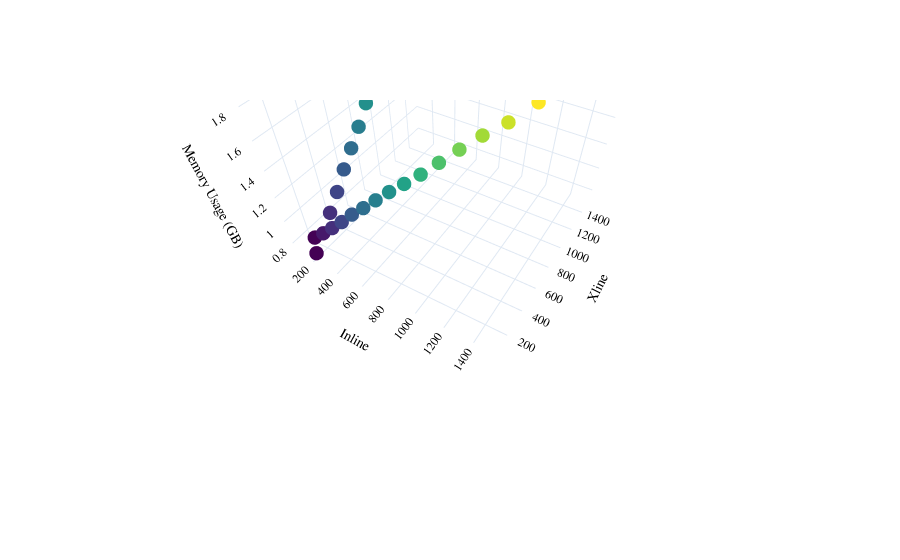

The code cell stored with this chart in its notebook:
### Markdown cell above
Now, we can create the graph

### Code cell
import plotly.graph_objects as go

# Prepare experiment for 3D plot
inlines = [int(item[0].split('-')[0]) for item in peaks]
xlines = [int(item[0].split('-')[1]) for item in peaks]
memory_gb = [item[1] / 1048576 for item in peaks]  # Convert memory usage to GB

fig = go.Figure(data=[go.Scatter3d(
    x=inlines,
    y=xlines,
    z=memory_gb,
    mode='markers',
    marker=dict(
        size=5,
        color=memory_gb,
        colorscale='Viridis',
    ),
    line=dict(color='blue'),
)])

fig.update_layout(
    scene=dict(
        xaxis_title='Inline',
        yaxis_title='Xline',
        zaxis_title='Memory Usage (GB)',
        aspectmode='cube',
        camera=dict(
            eye=dict(x=-2.5, y=-1.5, z=2),
            center=dict(x=0, y=0, z=-1)
        ),
    ),
    font=dict(family="Courier New, monospace", size=12, color="Black"),
    template="plotly_white"
)

fig.write_image(f'{OUTPUT_DIR}/memory-usage-3d.pdf', format="pdf", engine="kaleido", width=900, height=700)
fig.show()

### Figure 1 — Plotly figure (JSON) as saved in the notebook; plotly's stock layout.template omitted (floating-point values rounded to 4 significant figures)
{"data": [{"line": {"color": "blue"}, "marker": {"color": [1.786, 1.567, 0.7445, 2.092, 0.7408, 1.162, 1.47, 1.677, 1.681, 2.204, 1.478, 1.052, 1.786, 1.261, 2.204, 1.894, 1.896, 0.945, 1.999, 1.373, 1.166, 0.8419, 2.09, 0.9451, 1.36, 2.001, 1.267, 1.048, 1.577], "colorscale": [[0, "#440154"], [0.1111, "#482878"], [0.2222, "#3e4989"], [0.3333, "#31688e"], [0.4444, "#26828e"], [0.5556, "#1f9e89"], [0.6667, "#35b779"], [0.7778, "#6ece58"], [0.8889, "#b5de2b"], [1, "#fde725"]], "size": 5}, "mode": "markers", "type": "scatter3d", "x": [200, 200, 100, 1400, 200, 200, 200, 1000, 200, 1500, 800, 400, 1100, 200, 200, 1200, 200, 300, 1300, 700, 500, 200, 200, 200, 200, 200, 600, 200, 900], "y": [1100, 900, 200, 200, 100, 500, 800, 200, 1000, 200, 200, 200, 200, 600, 1500, 200, 1200, 200, 200, 200, 200, 200, 1400, 300, 700, 1300, 200, 400, 200], "z": [1.786, 1.567, 0.7445, 2.092, 0.7408, 1.162, 1.47, 1.677, 1.681, 2.204, 1.478, 1.052, 1.786, 1.261, 2.204, 1.894, 1.896, 0.945, 1.999, 1.373, 1.166, 0.8419, 2.09, 0.9451, 1.36, 2.001, 1.267, 1.048, 1.577]}], "layout": {"autosize": true, "font": {"color": "Black", "family": "Courier New, monospace", "size": 12}, "scene": {"aspectmode": "cube", "aspectratio": {"x": 1, "y": 1, "z": 1}, "camera": {"center": {"x": 0, "y": 0, "z": -1}, "eye": {"x": 0.79, "y": -1.328, "z": 1.035}, "projection": {"type": "perspective"}, "up": {"x": 0, "y": 0, "z": 1}}, "xaxis": {"title": {"text": "Inline"}, "type": "linear"}, "yaxis": {"title": {"text": "Xline"}, "type": "linear"}, "zaxis": {"title": {"text": "Memory Usage (GB)"}, "type": "linear"}}}}
